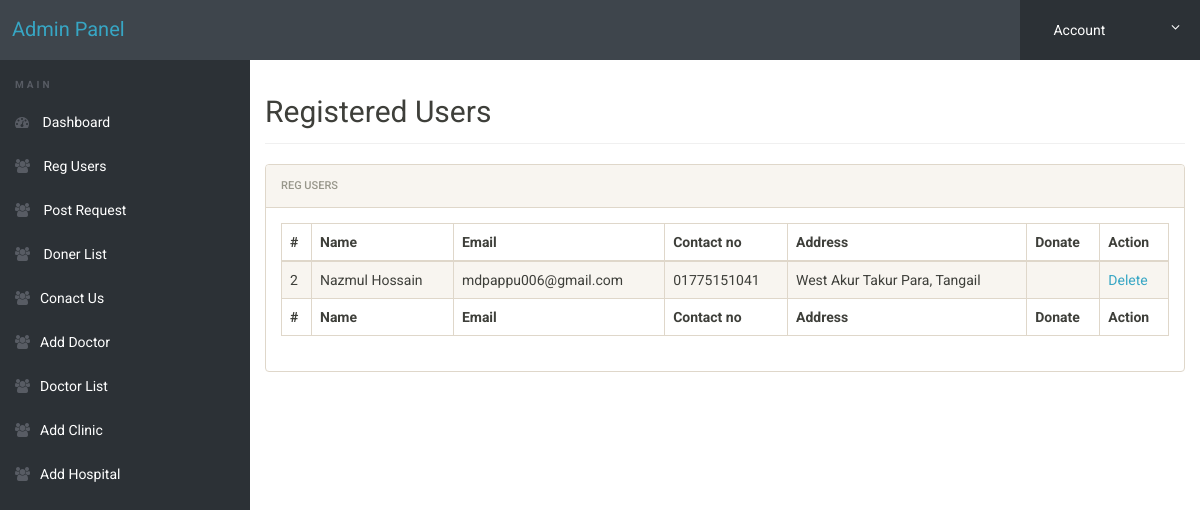
The app's page /admin/reg-users.php (signed in), older data.
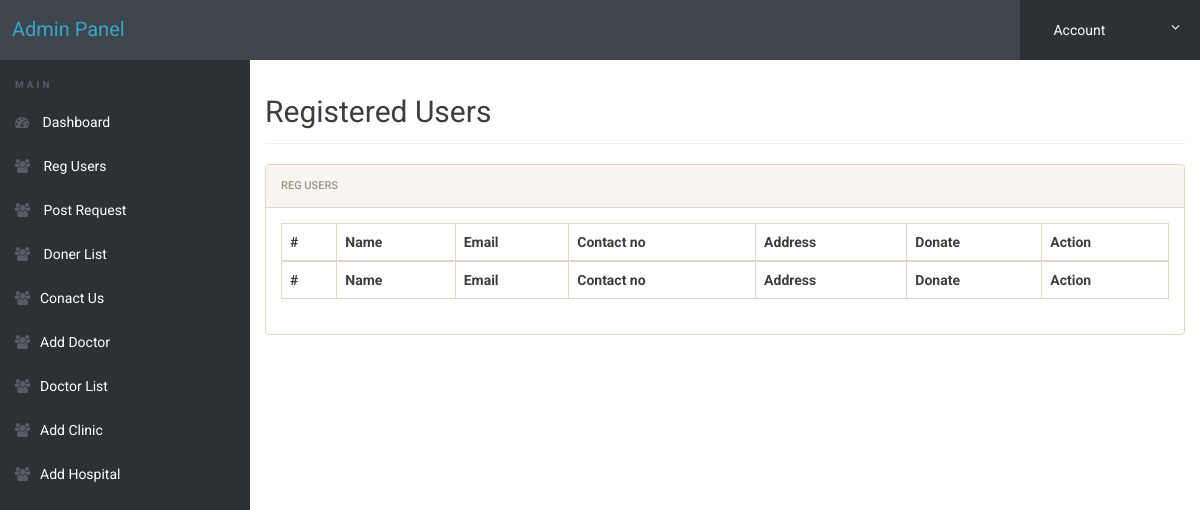
The same page, newer data.
### tables this page shows
CREATE TABLE IF NOT EXISTS `signup_user` (
  `id` int(11) NOT NULL AUTO_INCREMENT,
  `firstname` varchar(50) NOT NULL,
  `lastname` varchar(50) NOT NULL,
  `phone` varchar(11) NOT NULL,
  `email` varchar(30) NOT NULL,
  `pass` varchar(255) NOT NULL,
  `address` varchar(100) NOT NULL,
  `donate_user` varchar(30) DEFAULT NULL,
  PRIMARY KEY (`id`),
  UNIQUE KEY `email` (`email`)
);

### admin/reg-users.php (the view, shortened to what this page needs)
<!doctype html>
<html lang="en" class="no-js">
<head>
	<link rel="stylesheet" href="css/font-awesome.min.css">
	<link rel="stylesheet" href="css/bootstrap.min.css">
	<link rel="stylesheet" href="css/dataTables.bootstrap.min.css">
	<link rel="stylesheet" href="css/bootstrap-social.css">
	<link rel="stylesheet" href="css/bootstrap-select.css">
	<link rel="stylesheet" href="css/fileinput.min.css">
	<link rel="stylesheet" href="css/awesome-bootstrap-checkbox.css">
	<link rel="stylesheet" href="css/style.css">
</head>
<body>
	<?php include('includes/header.php');?>
	<div class="ts-main-content">
		<?php include('includes/leftbar.php');?>
		<div class="content-wrapper">
			<div class="container-fluid">
				<div class="row">
					<div class="col-md-12">
						<h2 class="page-title">Registered Users</h2>
						<div class="panel panel-default">
							<div class="panel-heading">Reg Users</div>
							<div class="panel-body">
								<table id="zctb" class="display table table-striped table-bordered table-hover" cellspacing="0" width="100%">
									<thead>
										<tr>
											<th>#</th>
											<th> Name</th>
											<th>Email </th>
											<th>Contact no</th>
											<th>Address</th>
											<th>Donate</th>
											<th>Action</th>
										</tr>
									</thead>
									<tfoot>
										<tr>
											<th>#</th>
											<th> Name</th>
											<th>Email </th>
											<th>Contact no</th>
											<th>Address</th>
											<th>Donate</th>
											<th>Action</th>
										</tr>
									</tfoot>
									<tbody>
<?php
    $query = "SELECT * FROM signup_user";
	$result= mysqli_query($connect, $query);
foreach($result as $data){
$id = $data['id'];
?>
										<tr>
											<td> <?php echo $data['id']?></td>
											<td><?php echo $data['firstname']." ".$data['lastname'] ?></td>
											<td><?php echo $data['email']?></td>
											<td><?php echo $data['phone']?></td>
											<td><?php echo $data['address']?></td>
											<td><?php echo $data['donate_user']?></td>
											<td><a href="reg-users.php?eid=<?php echo $id?>">Delete</a></td>
										</tr>
<?php }?>
									</tbody>
								</table>
							</div>
						</div>
					</div>
				</div>
			</div>
		</div>
	</div>
</body>
</html>

Row changes from the older to the newer data that the page shows:
removed signup_user: id "2", firstname "Nazmul", lastname "Hossain", email "mdpappu006@gmail.com", phone "01775151041", address "West Akur Takur Para, Tangail"
